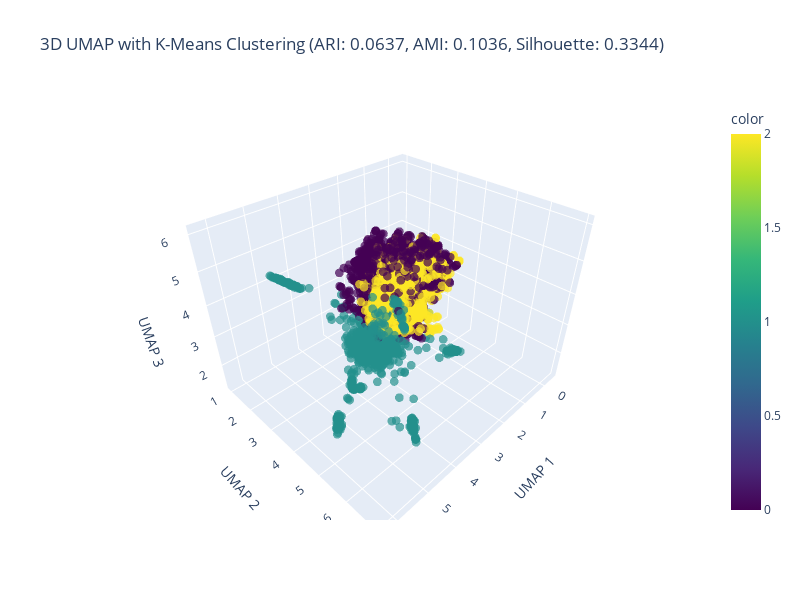
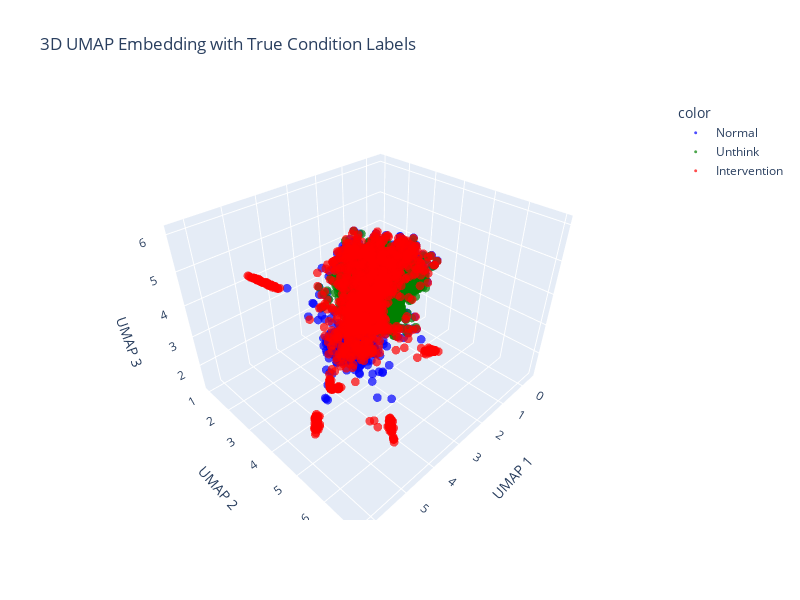
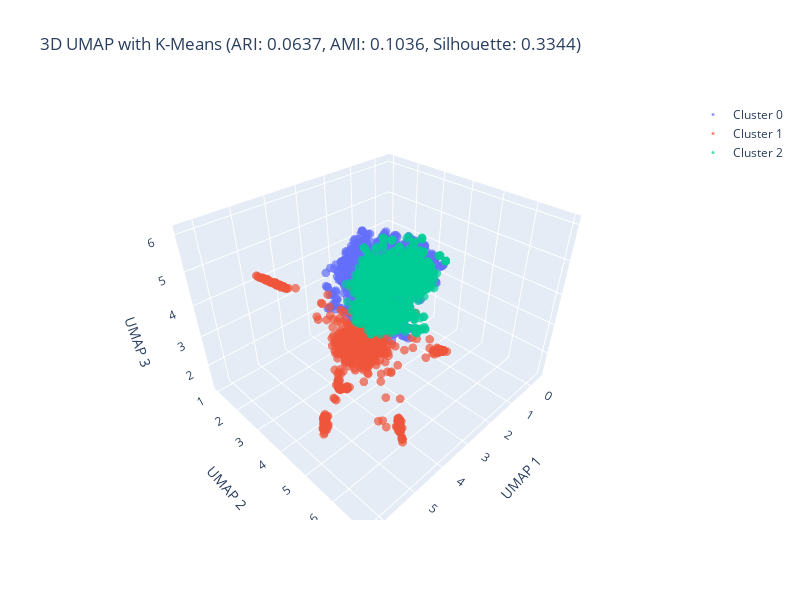

These figures' notebook cell, in order:
### Code cell
# --------------------------
# Visualize the results with Plotly (3D)
# --------------------------
# Plot 1: K-means clustering in 3D
fig1 = px.scatter_3d(
    x=embedding[:, 0], 
    y=embedding[:, 1], 
    z=embedding[:, 2],
    color=clusters,
    color_continuous_scale='viridis',
    opacity=0.7,
    title=f'3D UMAP with K-Means Clustering (ARI: {ari:.4f}, AMI: {ami:.4f}, Silhouette: {silhouette:.4f})'
)
# Make points 3 times bigger than the super small size
fig1.update_traces(marker=dict(size=3))
fig1.update_layout(
    scene=dict(
        xaxis_title='UMAP 1',
        yaxis_title='UMAP 2',
        zaxis_title='UMAP 3'
    ),
    width=800,
    height=600
)
fig1.show()

# Plot 2: True condition labels in 3D
condition_names = ['Normal', 'Unthink', 'Intervention']
fig2 = px.scatter_3d(
    x=embedding[:, 0], 
    y=embedding[:, 1], 
    z=embedding[:, 2],
    color=[condition_names[i] for i in numeric_labels],
    color_discrete_sequence=['blue', 'green', 'red'],
    opacity=0.7,
    title='3D UMAP Embedding with True Condition Labels'
)
# Make points 3 times bigger than the super small size
fig2.update_traces(marker=dict(size=3))
fig2.update_layout(
    scene=dict(
        xaxis_title='UMAP 1',
        yaxis_title='UMAP 2',
        zaxis_title='UMAP 3'
    ),
    width=800,
    height=600
)
fig2.show()

# Create a combined figure showing clusters and performance metrics
fig3 = go.Figure()

# Add traces for each cluster
for i in range(k):
    mask = clusters == i
    fig3.add_trace(go.Scatter3d(
        x=embedding[mask, 0],
        y=embedding[mask, 1],
        z=embedding[mask, 2],
        mode='markers',
        marker=dict(size=3, opacity=0.7),  # 3 times bigger than super small
        name=f'Cluster {i}'
    ))

# Add performance metrics as annotations
fig3.update_layout(
    title=f'3D UMAP with K-Means (ARI: {ari:.4f}, AMI: {ami:.4f}, Silhouette: {silhouette:.4f})',
    scene=dict(
        xaxis_title='UMAP 1',
        yaxis_title='UMAP 2',
        zaxis_title='UMAP 3'
    ),
    width=800,
    height=600
)
fig3.show()

### Figure 1 — Plotly figure (JSON) as saved in the notebook; plotly's stock layout.template omitted (floating-point values rounded to 4 significant figures; data arrays with more than 128 entries replaced by an {"elided": "..."} marker saying what was removed)
{"data": [{"hovertemplate": "x=%{x}<br>y=%{y}<br>z=%{z}<br>color=%{marker.color}<extra></extra>", "legendgroup": "", "marker": {"color": {"elided": "3957 int values"}, "coloraxis": "coloraxis", "opacity": 0.7, "size": 3, "symbol": "circle"}, "mode": "markers", "name": "", "scene": "scene", "showlegend": false, "type": "scatter3d", "x": {"elided": "3957 float values"}, "y": {"elided": "3957 float values"}, "z": {"elided": "3957 float values"}}], "layout": {"coloraxis": {"colorbar": {"title": {"text": "color"}}, "colorscale": [[0, "#440154"], [0.1111, "#482878"], [0.2222, "#3e4989"], [0.3333, "#31688e"], [0.4444, "#26828e"], [0.5556, "#1f9e89"], [0.6667, "#35b779"], [0.7778, "#6ece58"], [0.8889, "#b5de2b"], [1, "#fde725"]]}, "height": 600, "legend": {"tracegroupgap": 0}, "scene": {"domain": {"x": [0, 1], "y": [0, 1]}, "xaxis": {"title": {"text": "UMAP 1"}}, "yaxis": {"title": {"text": "UMAP 2"}}, "zaxis": {"title": {"text": "UMAP 3"}}}, "title": {"text": "3D UMAP with K-Means Clustering (ARI: 0.0637, AMI: 0.1036, Silhouette: 0.3344)"}, "width": 800}}

### Figure 2 — Plotly figure (JSON) as saved in the notebook; plotly's stock layout.template omitted (floating-point values rounded to 4 significant figures; data arrays with more than 128 entries replaced by an {"elided": "..."} marker saying what was removed)
{"data": [{"hovertemplate": "color=Normal<br>x=%{x}<br>y=%{y}<br>z=%{z}<extra></extra>", "legendgroup": "Normal", "marker": {"color": "blue", "opacity": 0.7, "size": 3, "symbol": "circle"}, "mode": "markers", "name": "Normal", "scene": "scene", "showlegend": true, "type": "scatter3d", "x": {"elided": "1319 float values"}, "y": {"elided": "1319 float values"}, "z": {"elided": "1319 float values"}}, {"hovertemplate": "color=Unthink<br>x=%{x}<br>y=%{y}<br>z=%{z}<extra></extra>", "legendgroup": "Unthink", "marker": {"color": "green", "opacity": 0.7, "size": 3, "symbol": "circle"}, "mode": "markers", "name": "Unthink", "scene": "scene", "showlegend": true, "type": "scatter3d", "x": {"elided": "1319 float values"}, "y": {"elided": "1319 float values"}, "z": {"elided": "1319 float values"}}, {"hovertemplate": "color=Intervention<br>x=%{x}<br>y=%{y}<br>z=%{z}<extra></extra>", "legendgroup": "Intervention", "marker": {"color": "red", "opacity": 0.7, "size": 3, "symbol": "circle"}, "mode": "markers", "name": "Intervention", "scene": "scene", "showlegend": true, "type": "scatter3d", "x": {"elided": "1319 float values"}, "y": {"elided": "1319 float values"}, "z": {"elided": "1319 float values"}}], "layout": {"height": 600, "legend": {"title": {"text": "color"}, "tracegroupgap": 0}, "scene": {"domain": {"x": [0, 1], "y": [0, 1]}, "xaxis": {"title": {"text": "UMAP 1"}}, "yaxis": {"title": {"text": "UMAP 2"}}, "zaxis": {"title": {"text": "UMAP 3"}}}, "title": {"text": "3D UMAP Embedding with True Condition Labels"}, "width": 800}}

### Figure 3 — Plotly figure (JSON) as saved in the notebook; plotly's stock layout.template omitted (floating-point values rounded to 4 significant figures; data arrays with more than 128 entries replaced by an {"elided": "..."} marker saying what was removed)
{"data": [{"marker": {"opacity": 0.7, "size": 3}, "mode": "markers", "name": "Cluster 0", "type": "scatter3d", "x": {"elided": "1669 float values"}, "y": {"elided": "1669 float values"}, "z": {"elided": "1669 float values"}}, {"marker": {"opacity": 0.7, "size": 3}, "mode": "markers", "name": "Cluster 1", "type": "scatter3d", "x": {"elided": "901 float values"}, "y": {"elided": "901 float values"}, "z": {"elided": "901 float values"}}, {"marker": {"opacity": 0.7, "size": 3}, "mode": "markers", "name": "Cluster 2", "type": "scatter3d", "x": {"elided": "1387 float values"}, "y": {"elided": "1387 float values"}, "z": {"elided": "1387 float values"}}], "layout": {"height": 600, "scene": {"xaxis": {"title": {"text": "UMAP 1"}}, "yaxis": {"title": {"text": "UMAP 2"}}, "zaxis": {"title": {"text": "UMAP 3"}}}, "title": {"text": "3D UMAP with K-Means (ARI: 0.0637, AMI: 0.1036, Silhouette: 0.3344)"}, "width": 800}}
